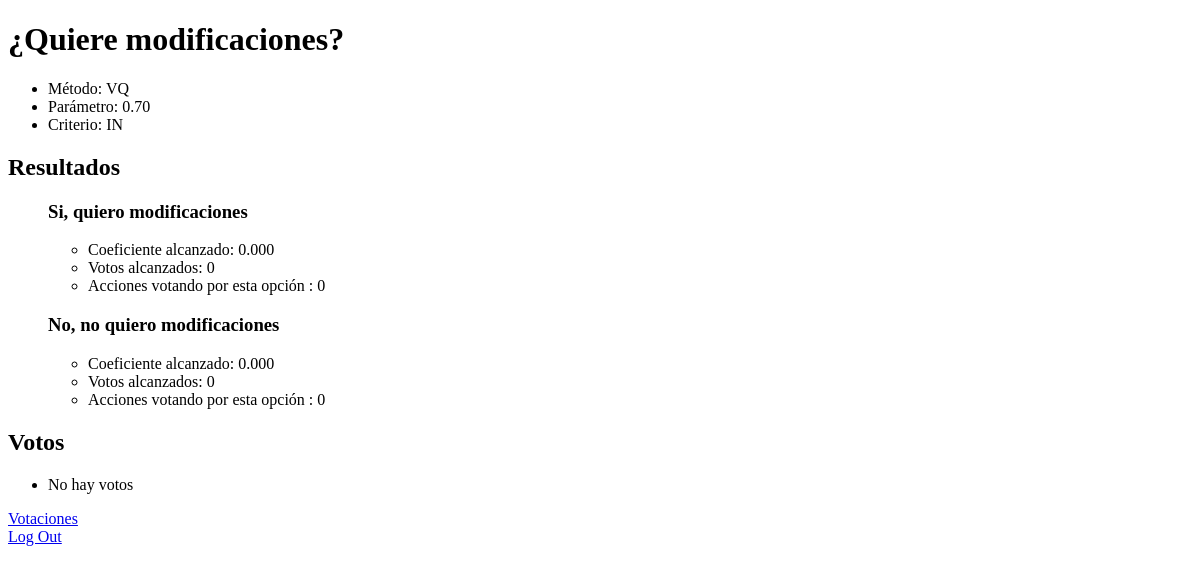
The app's page /poll/2 (signed in), older data.
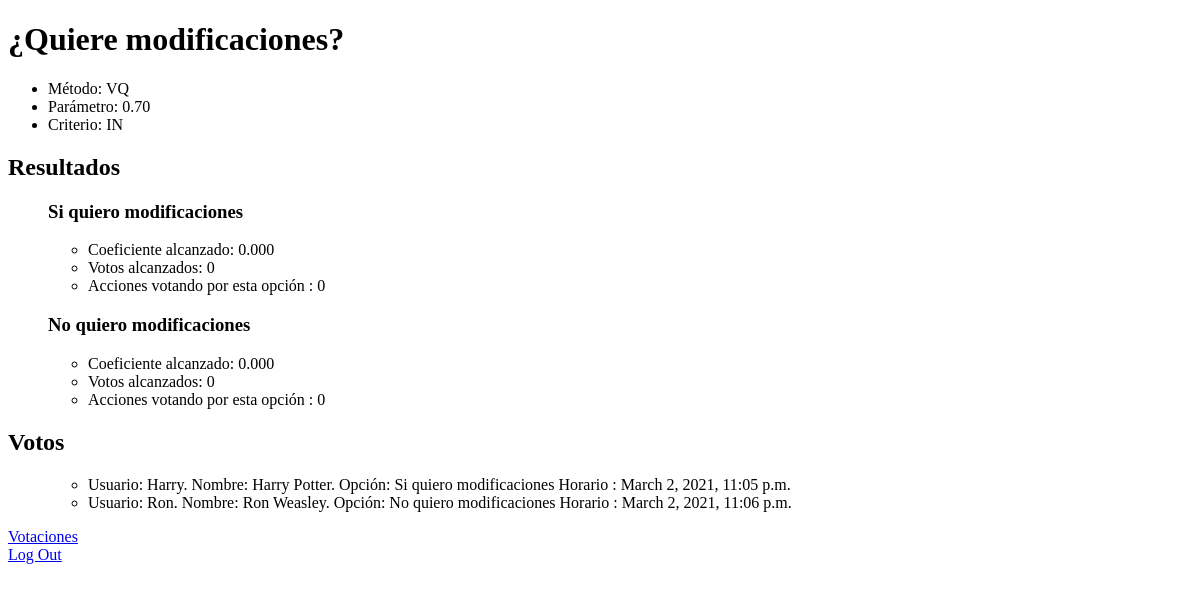
The same page, newer data.
### poll/models.py (models this page shows, shortened)
class Poll(models.Model):
    class Method(models.TextChoices):
        MAYORIA_CALIFICADA = 'MC'
        MAYORIA_SIMPLE = 'MS'
        VERIFICA_QUORUM = 'VQ'
    class Criteria(models.TextChoices):
        INDIVIDUAL = 'IN'
        COEFICIENT = 'CO'
        SHARES = 'SH'
    question = models.CharField(max_length=127)
    method = models.CharField(max_length=2, choices=Method.choices, default=Method.MAYORIA_CALIFICADA)
    parameter = models.DecimalField(max_digits=5, decimal_places=2,default=0.7)
    criteria = models.CharField(max_length=2, choices=Criteria.choices, default=Criteria.COEFICIENT)
    max_voters = models.IntegerField(default=0)
    max_shares = models.IntegerField(default=0)
    start_time = models.DateTimeField()
    end_time = models.DateTimeField()

class Option(models.Model):
    poll = models.ForeignKey(Poll, on_delete=models.CASCADE, related_name="poll")
    answer = models.CharField(max_length=127)
    coeficient = models.DecimalField(max_digits=3, decimal_places=3, default=0.0)
    votes = models.IntegerField(default=0)
    shares = models.IntegerField(default=0)

class Vote(models.Model):
    poll = models.ForeignKey(Poll, on_delete=models.CASCADE, related_name="questions")
    option = models.ForeignKey(Option, on_delete=models.CASCADE, related_name="choices")
    voter = models.ForeignKey(User, on_delete=models.CASCADE, related_name="voters")
    vote_time = models.DateTimeField()

### poll/views.py (the view)
# urls.py: path("<int:poll_id>", views.poll_view, name="poll"),
def poll_view(request, poll_id):
    if request.user.is_authenticated:
        return render(request, "poll/poll.html", {
            "poll": Poll.objects.get(pk=poll_id),
            "options": Option.objects.filter(poll=poll_id),
            "votes": Vote.objects.filter(poll=poll_id).order_by('option')
        })
    else:
        return HttpResponseRedirect(reverse("login"))

### poll/templates/poll/poll.html
{% extends "poll/layout.html" %}
{% block body %}
    <h1>{{ poll.question }}</h1>
    <ul>
        <li>Método: {{ poll.method }}</li>
        <li>Parámetro: {{ poll.parameter }}</li>
        <li>Criterio: {{ poll.criteria }}</li>
    </ul>
    <h2>Resultados</h2>
    <ul>
        {% for option in options %}
            <h3>
                    {{ option.answer }}
            </h3>
            <ul>
                <li>Coeficiente alcanzado: {{ option.coeficient }}</li>
                <li>Votos alcanzados: {{ option.votes }}</li>
                <li>Acciones votando por esta opción : {{ option.shares }}</li>
            </ul>
        {% empty %}
            <li>No hay opciones</li>
        {% endfor %}
    </ul>
    <h2>Votos</h2>
    <ul>
        {% for vote in votes %}
            <ul>
                <li>Usuario: {{ vote.voter }}. Nombre: {{ vote.voter.first_name }} {{ vote.voter.last_name }}. Opción: {{ vote.option.answer }} Horario : {{ vote.vote_time }}</li>
            </ul>
        {% empty %}
            <li>No hay votos</li>
        {% endfor %}
    </ul>
    <div>
        <a href="{% url 'index' %}">Votaciones</a>
    </div>
    <div>
        <a href="{% url 'logout' %}">Log Out</a>
    </div>
{% endblock %}

### poll/templates/poll/layout.html (shortened to what this page needs)
<!DOCTYPE html>
<html lang="es">
    <head>
    </head>
    <body>
        {% block body %}
        {% endblock %}
    </body>
</html>

Row changes from the older to the newer data that the page shows:
changed Option: answer "Si, quiero modificaciones" → "Si quiero modificaciones"
changed Option: answer "No, no quiero modificaciones" → "No quiero modificaciones"
added Vote: voter "Harry", voter.first_name "Harry", voter.last_name "Potter", option.answer "Si quiero modificaciones", vote_time "March 2, 2021, 11:05 p.m."
added Vote: voter "Ron", voter.first_name "Ron", voter.last_name "Weasley", option.answer "No quiero modificaciones", vote_time "March 2, 2021, 11:06 p.m."
Text that changed along with them:
text no longer shown: "No hay votos"
